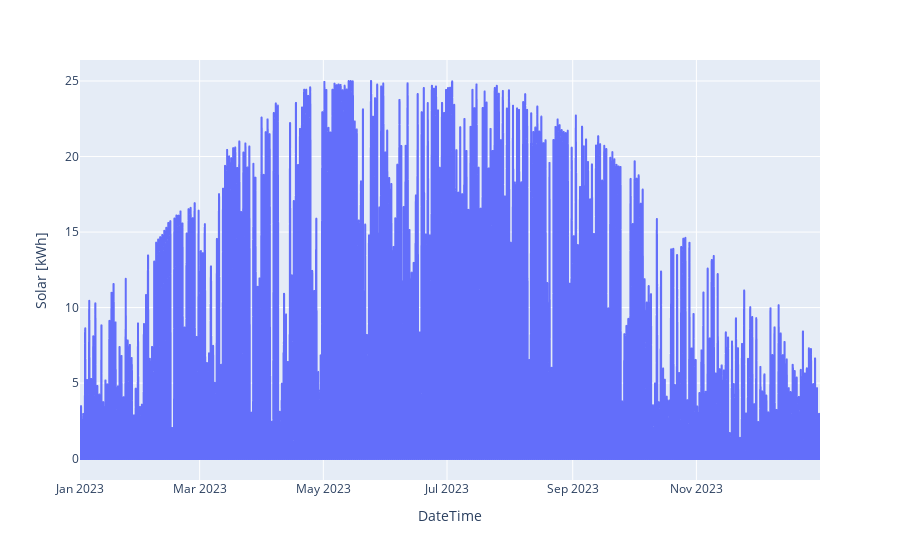

This figure's notebook cell:
### Code cell
messreihe.data.plot.line(x="DateTime", y="Solar [kWh]")

### Figure 1 — Plotly figure (JSON) as saved in the notebook; plotly's stock layout.template omitted (floating-point values rounded to 4 significant figures; data arrays with more than 128 entries replaced by an {"elided": "..."} marker saying what was removed)
{"data": [{"hovertemplate": "DateTime=%{x}<br>Solar [kWh]=%{y}<extra></extra>", "legendgroup": "", "line": {"color": "#636efa", "dash": "solid"}, "marker": {"symbol": "circle"}, "mode": "lines", "name": "", "showlegend": false, "type": "scattergl", "x": {"elided": "35037 str values"}, "xaxis": "x", "y": {"elided": "35037 float values"}, "yaxis": "y"}], "layout": {"legend": {"tracegroupgap": 0}, "margin": {"t": 60}, "xaxis": {"anchor": "y", "domain": [0, 1], "title": {"text": "DateTime"}}, "yaxis": {"anchor": "x", "domain": [0, 1], "title": {"text": "Solar [kWh]"}}}}
